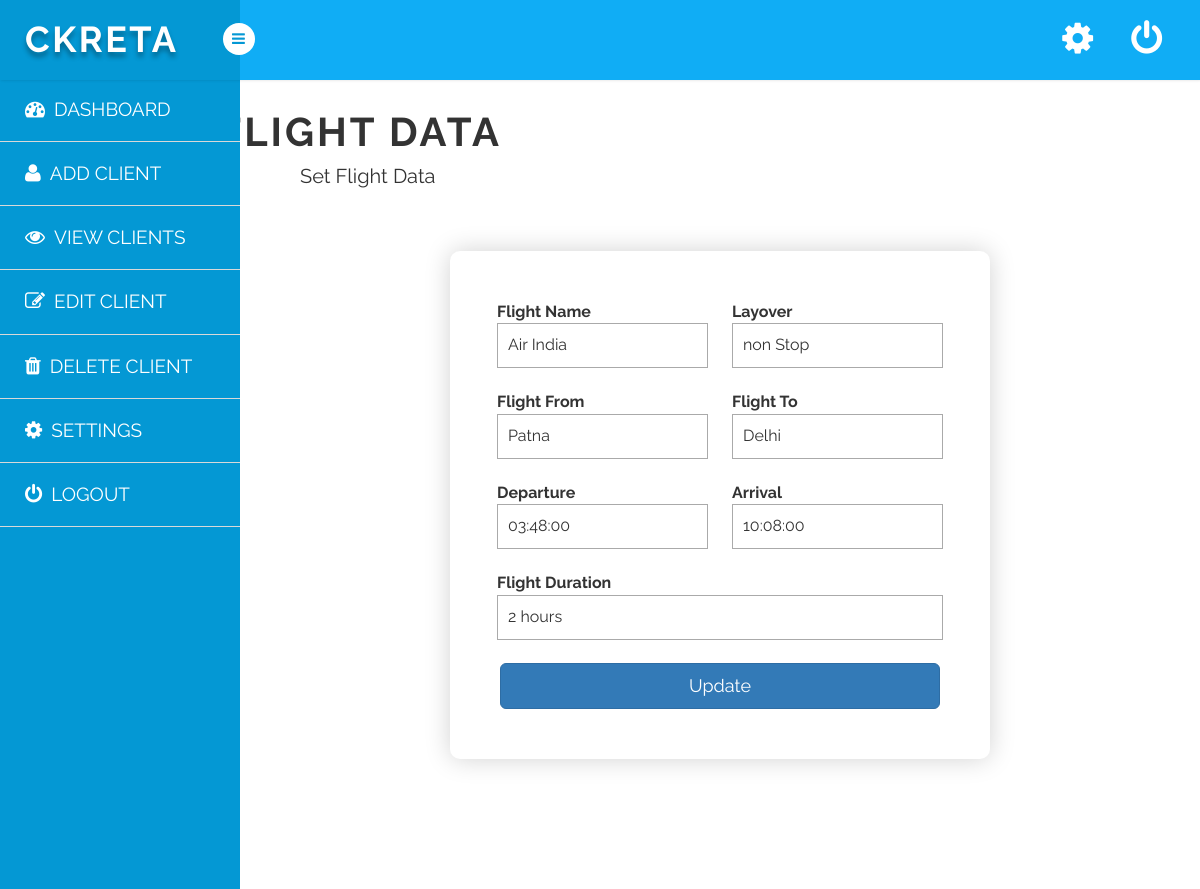
Screenshot of /client/update_flight.php?upd=2 (signed in) with the database file from the repository.
### tables this page shows
CREATE TABLE `flights` (
  `user_id` int(11) NOT NULL,
  `trip_id` varchar(255) NOT NULL,
  `flight_name` varchar(255) NOT NULL,
  `flight_from` char(255) DEFAULT NULL,
  `flight_to` char(255) DEFAULT NULL,
  `layover` char(255) DEFAULT NULL,
  `departure` time DEFAULT NULL,
  `arrival` time DEFAULT NULL,
  `flight_duration` varchar(255) DEFAULT NULL
);

### client/update_flight.php (the view, shortened to what this page needs)
<?php
require("../conn/config.php");
if ((isset($_GET['upd']))) {
    $user_id = $_GET['upd'];
    $query = "SELECT * FROM flights where user_id=$user_id";
    $fire = mysqli_query($conn, $query) or die("can not database." . mysqli_error($conn));
    $row = mysqli_fetch_assoc($fire);
}
?>
<!DOCTYPE html>
<html>
<link rel="stylesheet" href="add.css">
<link rel="stylesheet" href="https://maxcdn.bootstrapcdn.com/bootstrap/3.3.5/css/bootstrap.min.css">
<link rel="stylesheet"
    href="https://cdnjs.cloudflare.com/ajax/libs/bootstrap-multiselect/0.9.13/css/bootstrap-multiselect.css">
<link rel="stylesheet" href="https://maxcdn.bootstrapcdn.com/bootstrap/3.4.1/css/bootstrap.min.css">
<link href="https://cdn.jsdelivr.net/npm/bootstrap@5.1.3/dist/css/bootstrap.min.css" rel="stylesheet"
>
<link rel="stylesheet" href="https://cdnjs.cloudflare.com/ajax/libs/font-awesome/4.7.0/css/font-awesome.min.css">
<link rel="stylesheet" href="../css/setting.css">
<link rel="stylesheet" href="../css/main.css">
<body>
    <?php include '../include/side.php' ?>
    <section id="container">
        <section id="main-content">
            <section class="wrapper">
                <div class="panel-body ">
                    <h1 class="set1">FLIGHT DATA</h1>
                    <p class="set my-2">Set Flight Data</p>
                    <form id="regForm1"  action="" method="post">
                                <div class="row">
                                    <div class="col-6">
                                    <label>Flight Name</label><br>
                                     <input value="<?php echo $row['flight_name'] ?>" type="text" name="flight_name" placeholder="Flight Name">
                                    </div>
                                    <div class="col-6">
                                    <label>Layover</label><br>
                                      <input value="<?php echo $row['layover'] ?>" type="text" name="layover" placeholder="Layover">
                                    </div>
                                </div>
                                <br>
                                <div class="row">
                                    <div class="col-6">
                                    <label>Flight From</label><br>
                                     <input value="<?php echo $row['flight_from'] ?>" type="text" name="flight_from" placeholder="Flight From">
                                    </div>
                                    <div class="col-6">
                                    <label>Flight To</label><br>
                                     <input value="<?php echo $row['flight_to'] ?>" type="text" name="flight_to" placeholder="Flight To">
                                        </div>
                                </div>
                                <br>
                                <div class="row">
                                    <div class="col-6">
                                    <label>Departure</label><br>
                                <input value="<?php echo $row['departure'] ?>" type="text" name="departure" placeholder="Departure">
                                    </div>
                                    <div class="col-6">
                                    <label>Arrival</label><br>
                                     <input value="<?php echo $row['arrival'] ?>" type="text" name="arrival" placeholder="Arrival">
                                        </div>
                                </div>
                                <br>
                                <div class="row">
                                    <div class="col-12">
                                    <label>Flight Duration</label><br>
                                <input value="<?php echo $row['flight_duration'] ?>" type="text" name="flight_duration" placeholder="Duration">
                                    </div>
                                </div>
                         <br>
                        <button type="submit" name="flitupdate" class="btn btn-primary btn-lg btn-block" style="color: white;">Update</button>
                    </form>
                </div>
        </section>
    </section>
</section>
<?php include '../include/footer.php' ?>

### client/add.css (style rules this page uses)
* { box-sizing: border-box; }
body { background-color: #f1f1f1; }
#regForm1 { background-color: #ffffff; margin: 100px auto; font-family: Raleway; padding: 40px; width: 60%; min-width: 300px; }
h1 { text-align: center; }
input { padding: 10px; width: 100%; font-size: 17px; font-family: Raleway; border: 1px solid #aaaaaa; }
button { background-color: #10ADF5; color: #ffffff; border: none; padding: 10px 20px; font-size: 17px; font-family: Raleway; cursor: pointer; }
#regForm1 { box-shadow: 0px 0px 26px 0px rgb(0 0 0 / 18%) !important; padding: 50px !important; background-color: #ffffff !important; border-radius: 10px; margin-top: 60px; }

### css/setting.css (style rules this page uses)
h1.set1 { margin-left: -720px; font-size: 40px; font-weight: bold; letter-spacing: 3px; }
p.set { margin-left: 30px; font-size: 20px; }

### css/style.css (style rules this page uses)
h4, h5, h6, h1, h2, h3 { margin: 0; }
p { margin: 0; }
html, body { font-family: 'Roboto', sans-serif; font-size: 100%; overflow-x: hidden; font-family: 'Raleway', sans-serif; background-size:cover; }
h1,h2,h3,h4,h5,h6 { margin:0; }
p { margin:0; }
ul,label { margin:0; padding:0; }
#main-content { margin-left:240px; -webkit-transition:all .3s ease-in-out; -moz-transition:all .3s ease-in-out; -o-transition:all .3s ease-in-out; transition:all .3s ease-in-out; }
.wrapper { display:inline-block; margin-top:80px; padding:15px; width:100%; }

### rows the page displays
flights: flight_name "Air India", layover "non Stop", flight_from "Patna", flight_to "Delhi", departure "03:48:00", arrival "10:08:00", flight_duration "2 hours"
